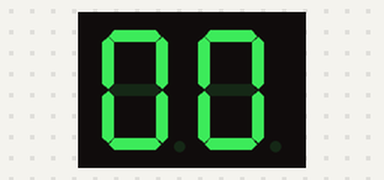
This sketch was run on a simulated Arduino Uno, built with avr-gcc and run on an emulated ATmega328P. Shown: 2-digit seven-segment display. Wiring (inferred from the names in the program): 2-digit 7-segment display, segments lit when HIGH: segments pin 11, pin 10, pin 7, pin 8, pin 9, pin 12, pin 13, pin 0, pin 2, pin 6, pin 3, pin 1, pin 4, pin 5. The segment pins are drawn as the display they are named for.

Above: at 0.1 s.
At 7.1 s:
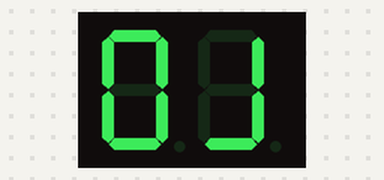
At 9.1 s:
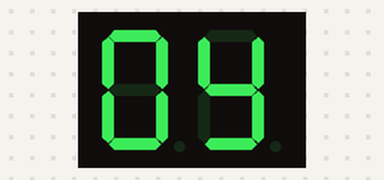
At 17.1 s:
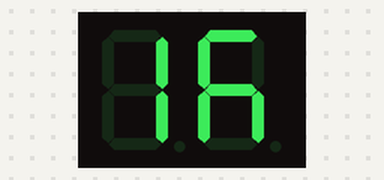
At 20.1 s:
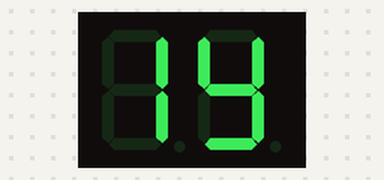
At 31.1 s:
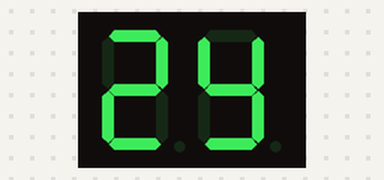

Measured:
- what the display in image 1 shows lasts 1.0 s, from 7.0 s to 8.0 s
- what the display in image 2 shows lasts 2.0 s, from 9.0 s to 11.0 s

The sketch:

lab6_tarefa2.ino
```cpp
#define A 11
#define B 10
#define C 7
#define D 8
#define E 9
#define F 12
#define G 13
#define H 14 //não vamos usar era o ponto

#define I 3
#define J 2
#define K 6
#define L 0
#define M 1
#define N 4
#define O 5
#define P 14 //não vamos usar era o ponto

void setup (void){
  pinMode (A, OUTPUT);
  pinMode (B, OUTPUT);
  pinMode (C, OUTPUT);
  pinMode (D, OUTPUT);
  pinMode (E, OUTPUT);
  pinMode (F, OUTPUT);
  pinMode (G, OUTPUT);

  pinMode (I, OUTPUT);
  pinMode (J, OUTPUT);
  pinMode (K, OUTPUT);
  pinMode (L, OUTPUT);
  pinMode (M, OUTPUT);
  pinMode (N, OUTPUT);
  pinMode (O, OUTPUT);


}
//loop principal
void loop (void){
  for (int bcd=0; bcd<=9; bcd++){
    byte _7seg = bcdTo7seg (bcd);
    updateDisplay (_7seg);

  	for (int bcd2=0; bcd2<=9; bcd2++){
      byte _7seg2 = bcdTo7seg (bcd2);
      updateDisplay2 (_7seg2);
      delay (1000);
    }
    delay (1000);

  }
}
//Conversor bcd para 7 segmentos
byte bcdTo7seg (int bcd){
  switch (bcd){ //hgfedcba
    case 0: return 0b00111111;
    case 1: return 0b00000110;
    case 2: return 0b01011011;
    case 3: return 0b01001111;
    case 4: return 0b01100110;
    case 5: return 0b01101101;
    case 6: return 0b01111100;
    case 7: return 0b00000111;
    case 8: return 0b01111111;
    case 9: return 0b01100111;
  }
}
//Atualização de display
void updateDisplay (byte _7seg){
  digitalWrite (A, bitRead(_7seg, 0));
  digitalWrite (B, bitRead(_7seg, 1));
  digitalWrite (C, bitRead(_7seg, 2));
  digitalWrite (D, bitRead(_7seg, 3));
  digitalWrite (E, bitRead(_7seg, 4));
  digitalWrite (F, bitRead(_7seg, 5));
  digitalWrite (G, bitRead(_7seg, 6));
  digitalWrite (H, bitRead(_7seg, 7));
}

void updateDisplay2 (byte _7seg){
  digitalWrite (I, bitRead(_7seg, 0));
  digitalWrite (J, bitRead(_7seg, 1));
  digitalWrite (K, bitRead(_7seg, 2));
  digitalWrite (L, bitRead(_7seg, 3));
  digitalWrite (M, bitRead(_7seg, 4));
  digitalWrite (N, bitRead(_7seg, 5));
  digitalWrite (O, bitRead(_7seg, 6));
  digitalWrite (P, bitRead(_7seg, 7));
}
```
